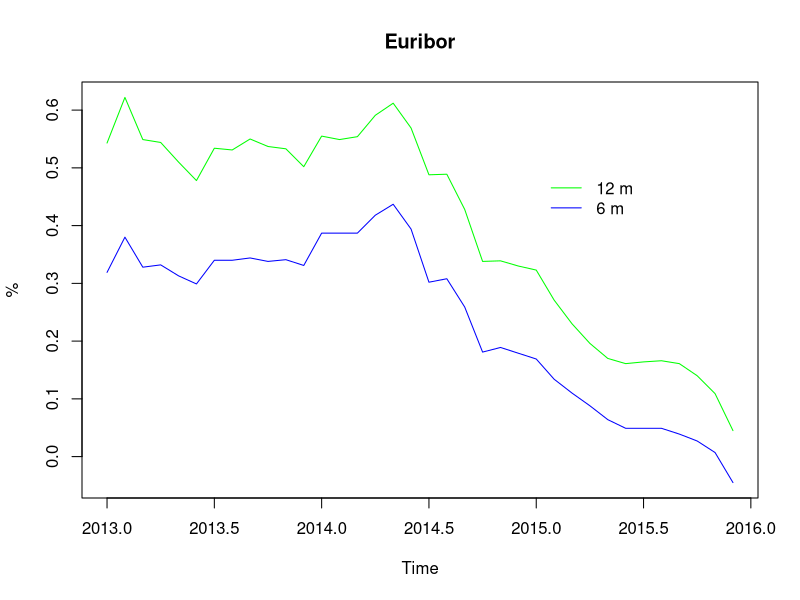
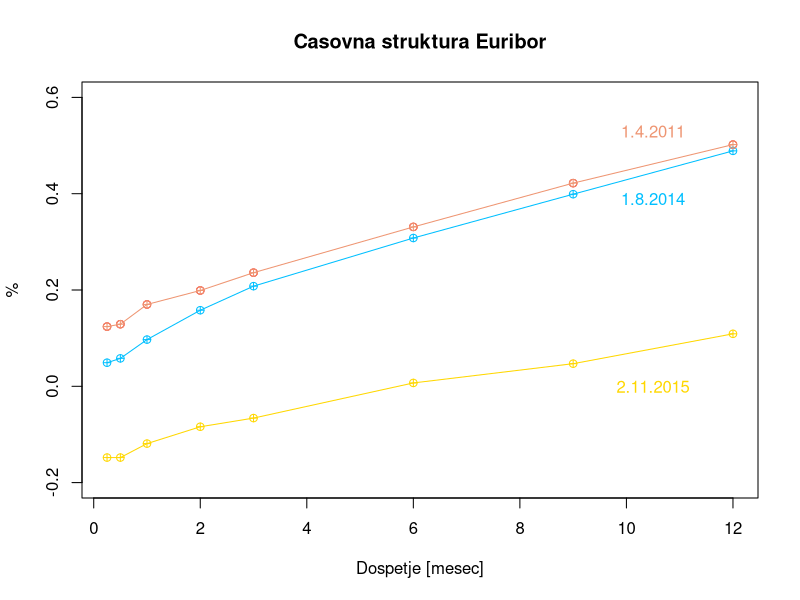

Recreate these plots in R, in order.
library(dplyr)
library(readr)
library(reshape2)
library(ggplot2)


#prva naloga
#1.a: uvozimo tabele
leto13 <- read_csv("podatki/euribor2013.csv", locale=locale(encoding="cp1250"))
leto13 <- leto13[c(1,2,24,44,64,85,107,127,150,172,193,216,237)]
leto13 <- leto13[-c(3,7,8,10,11,13,14),]

leto14 <- read_csv("podatki/euribor2014.csv", locale=locale(encoding="cp1250"))
leto14 <- leto14[c(1,2,24,44,65,85,106,127,150,171,193,216,236)]

leto15 <- read_csv("podatki/euribor2015.csv", locale=locale(encoding="cp1250"))
leto15 <- leto15[c(1,2,23,43,65,85,105,127,150,171,193,215,236)]

#1.b: urejanje podatkov

tabela <- cbind(leto13, leto14, leto15)
tabela <- tabela[-c(14,27)]
tabela1 <- tabela[,-1]
rownames(tabela1) <- tabela[,1]
tabela <- tabela1
tabela <- t(tabela)

#1.c: risanje grafa

casovna_vrsta1 <- ts(tabela[,6], start = c(2013,1), frequency = 12)
casovna_vrsta2 <- ts(tabela[,8], start = c(2013,1), frequency = 12)
ts.plot(casovna_vrsta2,casovna_vrsta1, col = c("green", "blue"), main = "Euribor", xlab = "Time", ylab = "%")
legend(x = 2015, y = 0.5, legend = c("12 m", "6 m"),col = c("green", "blue"), lty = 1, bty = "n")

#druga naloga"
#2.a izbrani datumi: "2.12.2013", "1.8.2014", "2.11.2015".

#2.b: urejanje podatkov
tabela3 <- tabela1[c(12,20, 35)]
cas = c(0.25,0.5,1,2,3,6,9,12)
tabela3 <- data.frame(tabela3)
tabela3 <- cbind(tabela3,cas)

graf2 <- plot(y = tabela3[,1],
                    x=cas,
                    ylim=c(min(-0.2),max(0.6)),
                    xlab="Dospetje [mesec]", 
                    ylab="%", 
                    col="red", 
                    main="Casovna struktura Euribor")
lines(tabela3[,c(2)], x=cas,col="deepskyblue", type="o",pch = 10, text(10.5,0.39,"1.8.2014", col="deepskyblue"))
lines(tabela3[,c(1)], x=cas,col="lightsalmon2", type="o",pch = 10, text(10.5,0.53,"1.4.2011", col="lightsalmon2"))
lines(tabela3[,c(3)], x=cas,col="gold", type="o",pch = 10, text(10.5,0,"2.11.2015", col="gold"))


#Opis oblike prikazanih krivulj: oblike krivulj so pričakovane, z večjim dospetjem se obrestna mera poveča.
